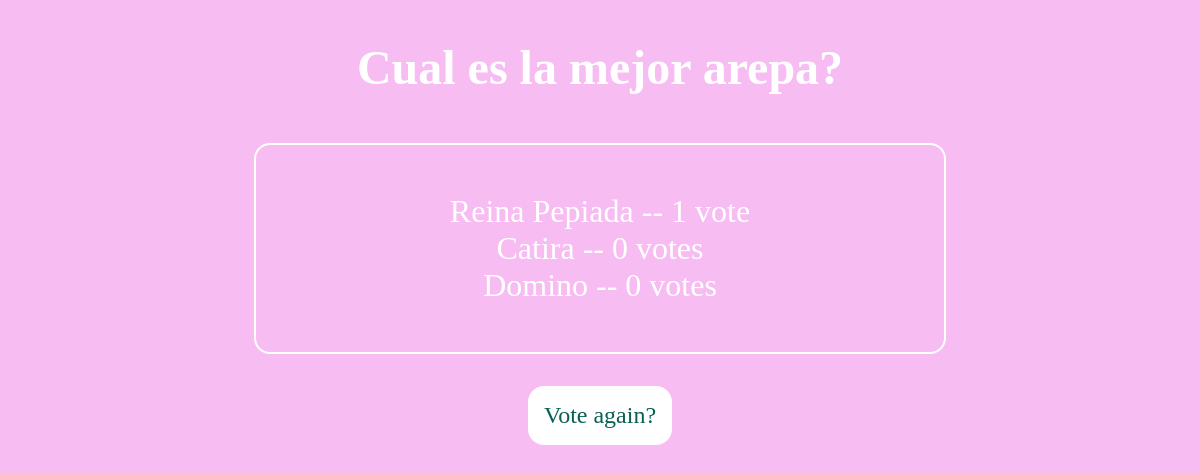
The app's page /polls/2/results/ with its own data.
### polls/models.py (models this page shows, shortened)
class Question(models.Model):
    question_text = models.CharField(max_length=200)
    pub_date = models.DateTimeField('date published')

class Choice(models.Model):
    question = models.ForeignKey(Question, on_delete=models.CASCADE)
    choice_text = models.CharField(max_length=200)
    votes = models.IntegerField(default=0)

### polls/views.py (the view)
# urls.py: path('<int:pk>/results/', views.ResultsView.as_view(), name='results'),
class ResultsView(generic.DetailView):
    model = Question
    template_name = 'polls/results.html'

### polls/templates/polls/results.html (shortened to what this page needs)
<!DOCTYPE html>
<html lang="en">
	<head>
	</head>
	<body class="resultsContainer">
        {% load static %}
<link rel="stylesheet" type="text/css" href="{% static 'polls/style.css' %}">
        <h1>{{ question.question_text }}</h1>
        <ul>
        {% for choice in question.choice_set.all %}
            <li>{{ choice.choice_text }} -- {{ choice.votes }} vote{{ choice.votes|pluralize }}</li>
        {% endfor %}
        </ul>
        <a href="{% url 'polls:detail' question.id %}">Vote again?</a>
</body>
</html>

### polls/static/polls/style.css (style rules this page uses)
body { background: #f7bcf2; }
li { list-style: none; }
ul { padding: 0; border: 2px solid white; padding: 3rem; border-radius: 1rem; width: 50%; display: flex; flex-direction: column; align-items: center; justify-content: center; }
h1 { color: white; text-align: center; font-size: 3rem; }
.resultsContainer { display: flex; flex-direction: column; justify-content: center; align-items: center; height: 100%; color: white; }
.resultsContainer li { font-size: 2rem; }
.resultsContainer a { text-decoration: none; background: white; border: none; font-size: 1.5rem; color: #095F51; margin-top: 1rem; border-radius: 1rem; padding: 1rem; cursor: pointer; }

### records on screen
Question: question_text "Cual es la mejor arepa?"
Choice: choice_text "Reina Pepiada", votes "1"
Choice: choice_text "Catira", votes "0"
Choice: choice_text "Domino", votes "0"
